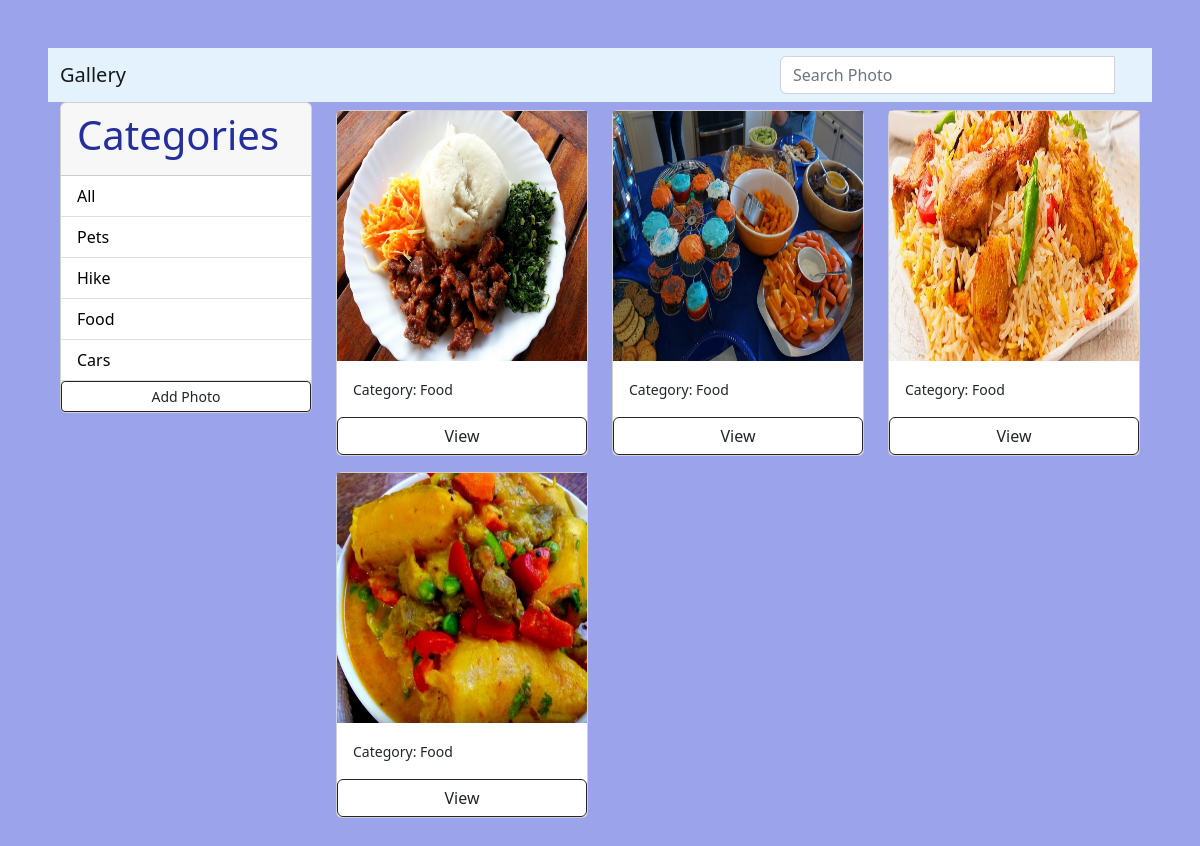
/?category=Food, run on an earlier commit of the app's database.
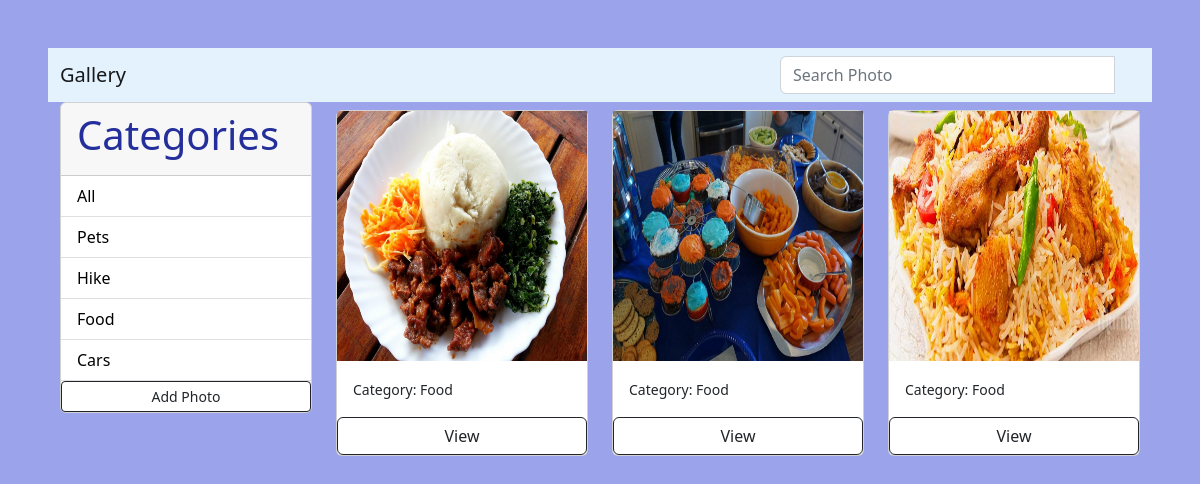
And on a later commit of the database.
### photos/models.py (models this page shows, shortened)
class Category(models.Model):
    name= models.CharField(max_length=100,null=False, blank=False)

class Photo(models.Model):
   category= models.ForeignKey(Category, on_delete=models.SET_NULL, null=True, blank=True)
   location = models.ForeignKey(Location, on_delete=models.SET_NULL, null=True, blank=True)
   image= models.ImageField(null=False, blank=False)
   description = models.TextField()

### photos/views.py (the view)
# urls.py: path('',views.gallery, name='gallery'),
def gallery(request):
    category = request.GET.get('category')
    if category ==None:
       photos = Photo.objects.all()
    else:
         photos = Photo.objects.filter(category__name=category)
    categories = Category.objects.all()
    context = {'categories':categories, 'photos':photos}
    return render(request, 'photos/gallery.html',context)

### photos/templates/photos/gallery.html (shortened to what this page needs)
{% extends 'base.html' %}
{% block content %}
<!DOCTYPE html>
<html lang="en">
<head>
    <link rel=”stylesheet” href="../../../static/css/photo.css">
<link href="https://cdn.jsdelivr.net/npm/bootstrap@5.2.0-beta1/dist/css/bootstrap.min.css" rel="stylesheet">
</head>
<body class="m-5">
    <div class="container">
        <div class="row">
            <div class="col-md-3">
                <div class="card">
                    <div class="card-header">
                        <h1 class="categories"> Categories</h1>
                    </div>
                    <ul class="list-group list-group-flush">
                        <li class="list-group-item">
                            <a href="{% url 'gallery' %} ">All</a>
                        </li>
                      {% for category in categories%}
                      <li class="list-group-item">
                         <a href="{% url 'gallery' %}?category={{ category.name}}"> {{category.name}}</a>
                       </li>
                      {% endfor%}
                      <a href="{% url 'add'  %}" class="btn btn-outline-dark btn-block btn-sm">Add Photo</a>
                    </ul>
                  </div>
            </div>
            <div class="col-md-9">
                <div class="row">
                    {% for photo in photos %}
                    <div class="col-md-4">
                        <div class="card my-2">
                            <img class="image-thumbnail" src="{{photo.image.url}}" height="250px"  alt="Card image cap">
                            <div class="card-body">
                                <small>Category: {{photo.category.name}}</small>
                            </div>
                            <a href="{% url 'photo' photo.id %}" class="btn btn-outline-dark ">View</a>
                        </div>
                    </div>
                   {% endfor %}
                </div>
            </div>
        </div>
    </div>
    {%endblock%}

What changed in the data, as far as the page shows it:
removed Photo: image (picture), category.name "Food"
